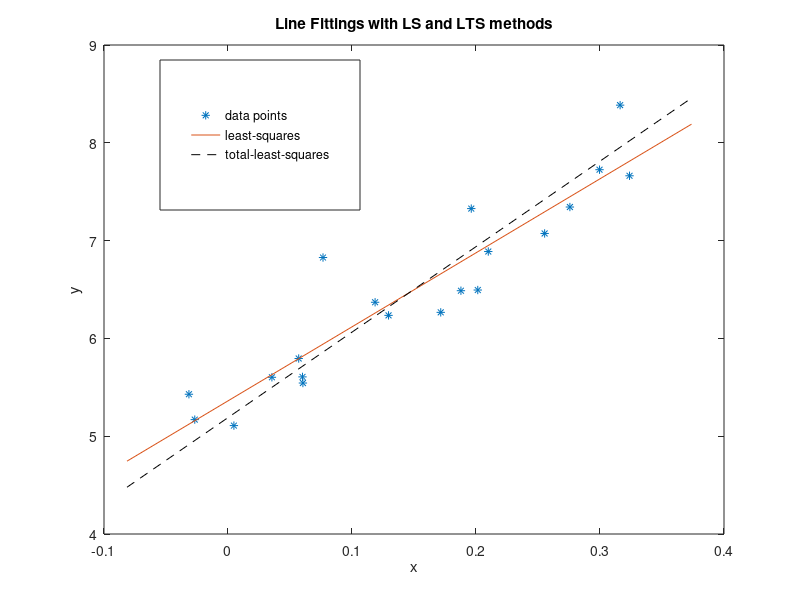

Write MATLAB code to recreate this figure.
% Task 1: Fit least squares and total least squares lines to data points.

% Clear up
clc;
close all;
clearvars;

% Begin by loading data points from linjepunkter.mat
load linjepunkter

% Convenient to have x, y as column vectors
x = x';
y = y';
N = length(x); % number of data points

% Plot data
plot(x, y, '*'); hold on;
xlabel('x') 
ylabel('y')
title('Line Fittings with LS and LTS methods') % OBS - CHANGE TITLE!
x_fine = [min(x)-0.05,max(x)+0.05]; % used when plotting the fitted lines

% Fitting line with Least Squares
% Fit a line to these data points with least squares
% Here you should write code to obtain the p_ls coefficients (assuming the
% line has the form y = p_ls(1) * x + p_ls(2)).

% XXXXXXXX TO DO
%p_ls = [rand(), 6]; % REMOVE AND REPLACE WITH LEAST SQUARES

A = [x ones(length(x),1)];
% least squares solution p = [(A'*A)^(-1)]*A'*y
% In matlab the least squares solution can be obtained using the
% slash function (operator). 
p_ls = A\y 

plot(x_fine, p_ls(1) * x_fine + p_ls(2)); 

%  ######    Fitting line with Total Least Squares
% Fit a line to these data points with total least squares.
% Note that the total least squares line has the form 
% ax + by + c = 0, but the plot command requires it to be of the form
% y = kx + m, so make sure to convert appropriately.


% XXXXXXXXXX TO DO
%p_tls = [rand(), 6]; % REMOVE AND REPLACE WITH TOTAL LEAST SQUARES
% here we implement the eigenvalue problem to get the parameters a, b and c
sumx2 = sum(x.^2);
sumxsumx = sum(x)*sum(x);
sumxy = sum(x.*y);
sumxsumy = sum(x)*sum(y);
sumy2 = sum(y.^2);    %*sum(y);   %XXXXXXX
sumysumy = sum(y)*sum(y);

A11 = sumx2 - 1/N*sumxsumx;
A12 = sumxy - 1/N*sumxsumy;
A21 = sumxy - 1/N*sumxsumy;
A22 = sumy2 - 1/N*sumysumy;

A_tls = [A11 A12; A21 A22];
%[~,~,W] = eig(Atls); % [V,D,W] = eig(A) also produces a full matrix W whose 
                     % columns are the corresponding left eigenvectors so 
                     % that W'*A = D*W'.
% here we find the values a,b and c that minimize the sum of squares of the
% distance
[W,D] = eig(A_tls);                     
V = W(:,1,:);                     
a = V(1); 
b = V(2);
c = -1/N*(a*sum(x) + b*sum(y));

% conversion to y = kx + m line form
% ax + by + c = 0 => y = -a/bx + -c/b = y = kx + m
p_tls(1) = -a/b;
p_tls(2) = -c/b;

plot(x_fine, p_tls(1) * x_fine + p_tls(2), 'k--')

% Legend --> show which line corresponds to what (if you need to
% re-position the legend, you can modify rect below)
h=legend('data points', 'least-squares','total-least-squares');
rect = [0.20, 0.65, 0.25, 0.25];
set(h, 'Position', rect)

% Compute the 4 errors
% After having plotted both lines, it's time to compute errors for the
% respective lines. Specifically, for each line (the least squares and the
% total least squares line), compute the least square error and the total
% least square error. Note that the error is the sum of the individual
% errors for each data point! In total you should get 4 errors. Report these
% in your report, and comment on the results. 
% OBS: Recall the distance formula between a point and a line from linear 
% algebra, useful when computing orthogonal errors!

% WRITE CODE BELOW TO COMPUTE THE 4 ERRORS
% Line 1
% compute the least square error
n_ls = abs(y - A*p_ls); 
e_ls = sum(n_ls)

% the total least square errors (orthogonal errors)  XXXXXX TO DO
a1 = p_ls(1); b1 = -1; c1 = p_ls(2);
n1_tls = abs((a1*x + b1*y + c1))/sqrt(a1^2 + b1^2);
e2_tls = sum(n1_tls)

% Line 2
% the total least square errors (orthogonal errors)
n2_tls = abs((a*x + b*y + c))/sqrt(a^2 + b^2);
e2_tls = sum(n2_tls)

% LS solution can be obtained by
n2_ls = abs(y - A*p_tls'); 
e2_ls = sum(n2_ls)
